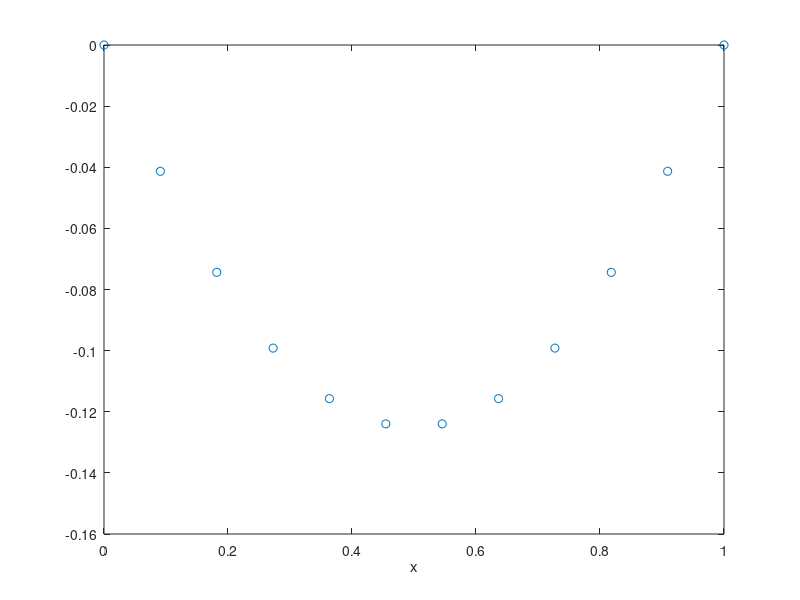

Source code (MATLAB):
% FIRST  First finite difference solution of steady heat equation in 1D.

alpha = 0.0;  beta = 0.0;      % boundary conditions
frhs = @(x) 1.0;               % solving  u''(x) = 1

m = 10;                        % resolution
h = 1.0 / (m+1);  x = 0:h:1;
A = zeros(m, m);  F = zeros(m, 1);
for j = 1:m                    % assemble the jth row
    F(j) = frhs(x(j+1));
    if j == 1
        A(1, [1, 2]) = [-2, 1] / h^2;
        F(1) = F(1) - alpha / h^2;
    elseif j == m
        A(m, [m-1, m]) = [1, -2] / h^2;
        F(m) = F(m) - beta / h^2;
    else
        A(j, [j-1, j, j+1]) = [1, -2, 1] / h^2;
    end
end

U = A \ F;
plot(x, [alpha, U', beta], 'o'),  xlabel x
